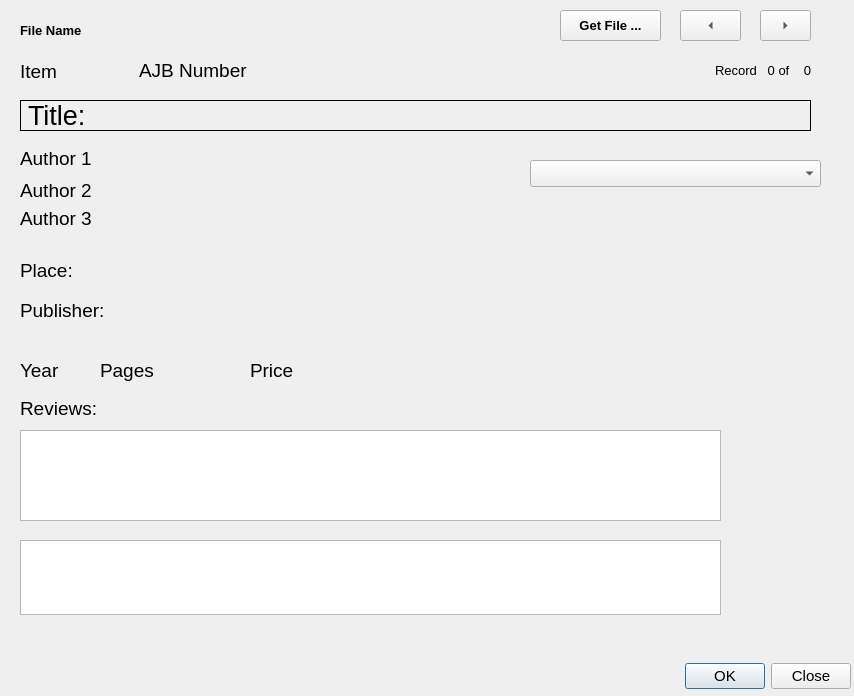
<?xml version="1.0" encoding="UTF-8"?>
<ui version="4.0">
 <class>BookEntry</class>
 <widget class="QDialog" name="BookEntry">
  <property name="enabled">
   <bool>true</bool>
  </property>
  <property name="geometry">
   <rect>
    <x>0</x>
    <y>0</y>
    <width>854</width>
    <height>696</height>
   </rect>
  </property>
  <property name="font">
   <font>
    <pointsize>8</pointsize>
   </font>
  </property>
  <property name="windowTitle">
   <string>Dialog</string>
  </property>
  <widget class="QDialogButtonBox" name="buttonBox">
   <property name="geometry">
    <rect>
     <x>510</x>
     <y>660</y>
     <width>341</width>
     <height>32</height>
    </rect>
   </property>
   <property name="font">
    <font>
     <pointsize>11</pointsize>
    </font>
   </property>
   <property name="orientation">
    <enum>Qt::Horizontal</enum>
   </property>
   <property name="standardButtons">
    <set>QDialogButtonBox::Close|QDialogButtonBox::Ok</set>
   </property>
  </widget>
  <widget class="QLabel" name="lblTitle">
   <property name="geometry">
    <rect>
     <x>20</x>
     <y>100</y>
     <width>791</width>
     <height>31</height>
    </rect>
   </property>
   <property name="sizePolicy">
    <sizepolicy hsizetype="Preferred" vsizetype="Preferred">
     <horstretch>0</horstretch>
     <verstretch>0</verstretch>
    </sizepolicy>
   </property>
   <property name="font">
    <font>
     <pointsize>20</pointsize>
    </font>
   </property>
   <property name="statusTip">
    <string>The title of the work.</string>
   </property>
   <property name="frameShape">
    <enum>QFrame::Box</enum>
   </property>
   <property name="text">
    <string>Title:</string>
   </property>
  </widget>
  <widget class="QLabel" name="lblPlace">
   <property name="geometry">
    <rect>
     <x>20</x>
     <y>260</y>
     <width>65</width>
     <height>21</height>
    </rect>
   </property>
   <property name="font">
    <font>
     <pointsize>14</pointsize>
    </font>
   </property>
   <property name="text">
    <string>Place:</string>
   </property>
  </widget>
  <widget class="QLabel" name="lblPublisher">
   <property name="geometry">
    <rect>
     <x>20</x>
     <y>300</y>
     <width>111</width>
     <height>21</height>
    </rect>
   </property>
   <property name="font">
    <font>
     <pointsize>14</pointsize>
    </font>
   </property>
   <property name="text">
    <string>Publisher:</string>
   </property>
  </widget>
  <widget class="QLabel" name="lblYear">
   <property name="geometry">
    <rect>
     <x>20</x>
     <y>360</y>
     <width>61</width>
     <height>21</height>
    </rect>
   </property>
   <property name="font">
    <font>
     <pointsize>14</pointsize>
    </font>
   </property>
   <property name="text">
    <string>Year</string>
   </property>
  </widget>
  <widget class="QLabel" name="lblPageCnt">
   <property name="geometry">
    <rect>
     <x>100</x>
     <y>360</y>
     <width>65</width>
     <height>21</height>
    </rect>
   </property>
   <property name="font">
    <font>
     <pointsize>14</pointsize>
    </font>
   </property>
   <property name="text">
    <string>Pages</string>
   </property>
  </widget>
  <widget class="QLabel" name="lblPrice">
   <property name="geometry">
    <rect>
     <x>250</x>
     <y>360</y>
     <width>65</width>
     <height>21</height>
    </rect>
   </property>
   <property name="font">
    <font>
     <pointsize>14</pointsize>
    </font>
   </property>
   <property name="text">
    <string>Price</string>
   </property>
  </widget>
  <widget class="QLabel" name="lblAJBnum">
   <property name="geometry">
    <rect>
     <x>139</x>
     <y>59</y>
     <width>181</width>
     <height>23</height>
    </rect>
   </property>
   <property name="font">
    <font>
     <pointsize>14</pointsize>
    </font>
   </property>
   <property name="text">
    <string>AJB Number</string>
   </property>
  </widget>
  <widget class="QLabel" name="lblItem">
   <property name="geometry">
    <rect>
     <x>20</x>
     <y>60</y>
     <width>61</width>
     <height>23</height>
    </rect>
   </property>
   <property name="font">
    <font>
     <pointsize>14</pointsize>
    </font>
   </property>
   <property name="text">
    <string>Item</string>
   </property>
  </widget>
  <widget class="QLabel" name="lblAuthor1">
   <property name="geometry">
    <rect>
     <x>20</x>
     <y>150</y>
     <width>251</width>
     <height>17</height>
    </rect>
   </property>
   <property name="font">
    <font>
     <pointsize>14</pointsize>
    </font>
   </property>
   <property name="text">
    <string>Author 1</string>
   </property>
  </widget>
  <widget class="QLabel" name="lblAuthor2">
   <property name="geometry">
    <rect>
     <x>20</x>
     <y>180</y>
     <width>251</width>
     <height>20</height>
    </rect>
   </property>
   <property name="font">
    <font>
     <pointsize>14</pointsize>
    </font>
   </property>
   <property name="text">
    <string>Author 2</string>
   </property>
  </widget>
  <widget class="QLabel" name="lblAuthor3">
   <property name="geometry">
    <rect>
     <x>20</x>
     <y>210</y>
     <width>251</width>
     <height>17</height>
    </rect>
   </property>
   <property name="font">
    <font>
     <pointsize>14</pointsize>
    </font>
   </property>
   <property name="text">
    <string>Author 3</string>
   </property>
  </widget>
  <widget class="QPlainTextEdit" name="teReviews">
   <property name="geometry">
    <rect>
     <x>20</x>
     <y>430</y>
     <width>701</width>
     <height>91</height>
    </rect>
   </property>
  </widget>
  <widget class="QLabel" name="lblReview">
   <property name="geometry">
    <rect>
     <x>20</x>
     <y>400</y>
     <width>81</width>
     <height>17</height>
    </rect>
   </property>
   <property name="font">
    <font>
     <pointsize>14</pointsize>
    </font>
   </property>
   <property name="text">
    <string>Reviews:</string>
   </property>
  </widget>
  <widget class="QPlainTextEdit" name="teComments">
   <property name="geometry">
    <rect>
     <x>20</x>
     <y>540</y>
     <width>701</width>
     <height>75</height>
    </rect>
   </property>
  </widget>
  <widget class="QToolButton" name="btnPrevious">
   <property name="enabled">
    <bool>true</bool>
   </property>
   <property name="geometry">
    <rect>
     <x>680</x>
     <y>10</y>
     <width>61</width>
     <height>31</height>
    </rect>
   </property>
   <property name="toolTip">
    <string>Show previous record.</string>
   </property>
   <property name="text">
    <string>...</string>
   </property>
   <property name="arrowType">
    <enum>Qt::LeftArrow</enum>
   </property>
  </widget>
  <widget class="QToolButton" name="btnNext">
   <property name="enabled">
    <bool>true</bool>
   </property>
   <property name="geometry">
    <rect>
     <x>760</x>
     <y>10</y>
     <width>51</width>
     <height>31</height>
    </rect>
   </property>
   <property name="toolTip">
    <string>Show next record.</string>
   </property>
   <property name="text">
    <string>...</string>
   </property>
   <property name="arrowType">
    <enum>Qt::RightArrow</enum>
   </property>
  </widget>
  <widget class="QToolButton" name="btnGetNextFile">
   <property name="geometry">
    <rect>
     <x>560</x>
     <y>10</y>
     <width>101</width>
     <height>31</height>
    </rect>
   </property>
   <property name="font">
    <font>
     <pointsize>10</pointsize>
     <weight>75</weight>
     <bold>true</bold>
    </font>
   </property>
   <property name="text">
    <string>Get File ...</string>
   </property>
  </widget>
  <widget class="QLabel" name="lblFileName">
   <property name="geometry">
    <rect>
     <x>20</x>
     <y>20</y>
     <width>251</width>
     <height>21</height>
    </rect>
   </property>
   <property name="font">
    <font>
     <pointsize>10</pointsize>
     <weight>75</weight>
     <bold>true</bold>
    </font>
   </property>
   <property name="text">
    <string>File Name</string>
   </property>
  </widget>
  <widget class="QLabel" name="lblRecordCount">
   <property name="geometry">
    <rect>
     <x>680</x>
     <y>60</y>
     <width>131</width>
     <height>20</height>
    </rect>
   </property>
   <property name="sizePolicy">
    <sizepolicy hsizetype="Preferred" vsizetype="Preferred">
     <horstretch>0</horstretch>
     <verstretch>0</verstretch>
    </sizepolicy>
   </property>
   <property name="font">
    <font>
     <pointsize>10</pointsize>
    </font>
   </property>
   <property name="text">
    <string>Record   0 of    0</string>
   </property>
   <property name="textFormat">
    <enum>Qt::AutoText</enum>
   </property>
   <property name="alignment">
    <set>Qt::AlignRight|Qt::AlignTrailing|Qt::AlignVCenter</set>
   </property>
  </widget>
  <widget class="QComboBox" name="comboBox">
   <property name="geometry">
    <rect>
     <x>530</x>
     <y>160</y>
     <width>291</width>
     <height>27</height>
    </rect>
   </property>
  </widget>
 </widget>
 <resources/>
 <connections>
  <connection>
   <sender>buttonBox</sender>
   <signal>accepted()</signal>
   <receiver>BookEntry</receiver>
   <slot>accept()</slot>
   <hints>
    <hint type="sourcelabel">
     <x>248</x>
     <y>254</y>
    </hint>
    <hint type="destinationlabel">
     <x>157</x>
     <y>274</y>
    </hint>
   </hints>
  </connection>
  <connection>
   <sender>buttonBox</sender>
   <signal>rejected()</signal>
   <receiver>BookEntry</receiver>
   <slot>reject()</slot>
   <hints>
    <hint type="sourcelabel">
     <x>316</x>
     <y>260</y>
    </hint>
    <hint type="destinationlabel">
     <x>286</x>
     <y>274</y>
    </hint>
   </hints>
  </connection>
 </connections>
</ui>
